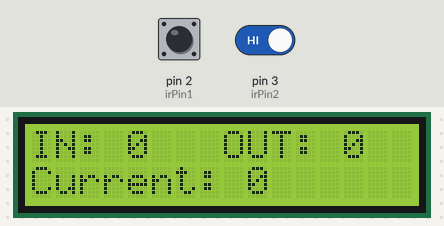
Recording of a sketch running on a simulated Arduino Uno, built with avr-gcc and run on an emulated ATmega328P. On the bench: 16×2 character LCD. The inputs (shaded band) are chosen by the test bench; at power-on: pin 2 (irPin1) HIGH, pin 3 (irPin2) HIGH. What the sketch prints to the serial monitor is not drawn.

Above: at 1.2 s.
1.3 s: pin 2 (irPin1) driven LOW
4.1 s: pin 3 (irPin2) driven LOW
At 6.7 s:
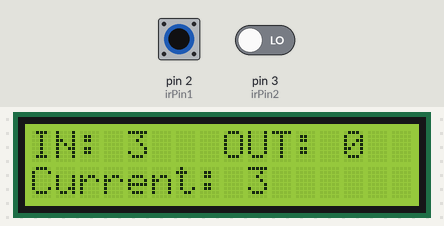
6.8 s: pin 2 (irPin1) pulsed HIGH 5 times (0.12 s each, 0.3 s apart)
At 8.8 s:
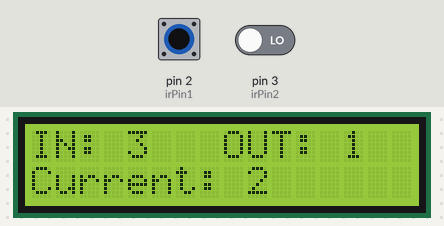
Timing chart, 0 to 10.3 s (numbered marks = the images above; inputs shaded):
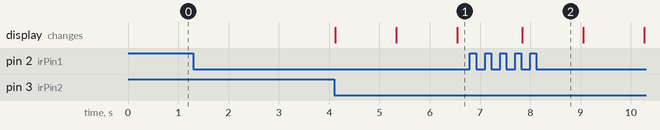

The sketch:

PCS.ino
```cpp
#include <LiquidCrystal_I2C.h>

LiquidCrystal_I2C lcd(0x27, 16, 2);

const int irPin1 = 2;
const int irPin2 = 3;

int in_count = 0;
int out_count = 0;
int current_count = 0;

const unsigned long timeout = 300; // increased timeout

void setup() {
  lcd.init();
  lcd.backlight();

  lcd.setCursor(0, 0);
  lcd.print("IN: 0   OUT: 0");
  lcd.setCursor(0, 1);
  lcd.print("Current: 0");

  pinMode(irPin1, INPUT_PULLUP);
  pinMode(irPin2, INPUT_PULLUP);

  Serial.begin(9600); // for debugging
}

void loop() {

  // ENTRY (IR1 → IR2)
  if (digitalRead(irPin1) == LOW) {
    Serial.println("IR1 Triggered");

    unsigned long startTime = millis();

    while (millis() - startTime < timeout) {
      if (digitalRead(irPin2) == LOW) {
        Serial.println("Entry Detected");

        in_count++;
        updateDisplay();
        delay(200); // debounce
        break;
      }
    }

    waitForSensors();
  }

  // EXIT (IR2 → IR1)
  else if (digitalRead(irPin2) == LOW) {
    Serial.println("IR2 Triggered");

    unsigned long startTime = millis();

    while (millis() - startTime < timeout) {
      if (digitalRead(irPin1) == LOW) {
        Serial.println("Exit Detected");

        if (out_count < in_count) {
          out_count++;
          updateDisplay();
        }
        delay(200); // debounce
        break;
      }
    }

    waitForSensors();
  }
}

// safer wait (prevents freeze)
void waitForSensors() {
  unsigned long waitStart = millis();
  while ((digitalRead(irPin1) == LOW || digitalRead(irPin2) == LOW) &&
         millis() - waitStart < 1000);
}

void updateDisplay() {
  lcd.setCursor(4, 0);
  lcd.print("   ");
  lcd.setCursor(4, 0);
  lcd.print(in_count);

  lcd.setCursor(13, 0);
  lcd.print("   ");
  lcd.setCursor(13, 0);
  lcd.print(out_count);

  current_count = in_count - out_count;

  lcd.setCursor(9, 1);
  lcd.print("   ");
  lcd.setCursor(9, 1);
  lcd.print(current_count);
}
```

Measured:
- after the input at 1.3 s, every drawn part: stays the same
- after the input at 4.1 s, the display: first changes at once (image 1 shows a later state)
